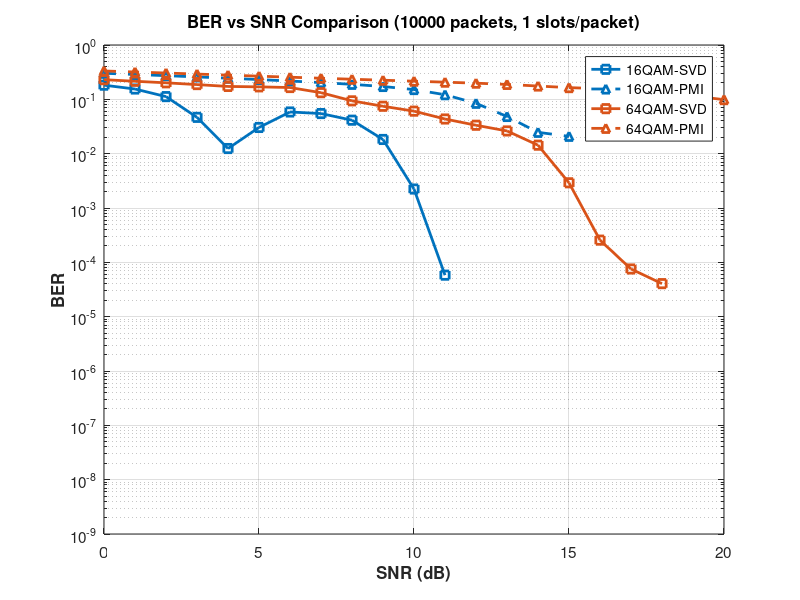

Write MATLAB code to recreate this figure.
% Extract data from simulation results

% 16QAM-SVD
SNRdB_16QAM_SVD = [0:15]';
BER_16QAM_SVD = [1.8219e-01; 1.5481e-01; 1.1224e-01; 4.6589e-02; 1.2434e-02; ...
    3.0359e-02; 5.8517e-02; 5.4749e-02; 4.1329e-02; 1.8254e-02; ...
    2.2342e-03; 5.8074e-05; 0.0000e+00; 0.0000e+00; 0.0000e+00; ...
    0.0000e+00];

% 16QAM-PMI
SNRdB_16QAM_PMI = [0:15]';
BER_16QAM_PMI = [3.0170e-01; 2.8705e-01; 2.7257e-01; 2.5862e-01; 2.4481e-01; ...
    2.3107e-01; 2.1735e-01; 2.0334e-01; 1.8892e-01; 1.7231e-01; ...
    1.5128e-01; 1.2159e-01; 8.4537e-02; 4.8328e-02; 2.4696e-02; ...
    2.0848e-02];

% 64QAM-SVD
SNRdB_64QAM_SVD = [0:20]';
BER_64QAM_SVD = [2.3004e-01; 2.1508e-01; 2.0142e-01; 1.8678e-01; 1.7269e-01; ...
    1.6970e-01; 1.6486e-01; 1.3255e-01; 9.3796e-02; 7.4574e-02; ...
    6.0606e-02; 4.3461e-02; 3.3353e-02; 2.6196e-02; 1.4329e-02; ...
    2.9099e-03; 2.5623e-04; 7.5416e-05; 4.0556e-05; 0.0000e+00; ...
    0.0000e+00];

% 64QAM-PMI
SNRdB_64QAM_PMI = [0:20]';
BER_64QAM_PMI = [3.3277e-01; 3.1878e-01; 3.0508e-01; 2.9184e-01; 2.7926e-01; ...
    2.6709e-01; 2.5551e-01; 2.4461e-01; 2.3455e-01; 2.2503e-01; ...
    2.1584e-01; 2.0701e-01; 1.9838e-01; 1.8821e-01; 1.7570e-01; ...
    1.6428e-01; 1.5709e-01; 1.4752e-01; 1.3246e-01; 1.1510e-01; ...
    9.8739e-02];

% Store in cell arrays
SNRdB_all = {SNRdB_16QAM_SVD, SNRdB_16QAM_PMI, SNRdB_64QAM_SVD, SNRdB_64QAM_PMI};
avgBER_all = {BER_16QAM_SVD, BER_16QAM_PMI, BER_64QAM_SVD, BER_64QAM_PMI};

% Configuration
ModOrderList = [16, 64];
pmiPrecodingList = [false, true]; % SVD, PMI
combinationLabels = {'16QAM-SVD', '16QAM-PMI', '64QAM-SVD', '64QAM-PMI'};
numIter = 10000;
noSlotsSim = 1;

% Plotting
numCombinations = length(ModOrderList) * length(pmiPrecodingList);
modColors = lines(length(ModOrderList));
lineStyles = {'-', '--'};
markers = {'s', '^'};
for combIdx = 1:numCombinations
    modIdx = ceil(combIdx / length(pmiPrecodingList));
    pmiIdx = mod(combIdx - 1, length(pmiPrecodingList)) + 1;
    semilogy(SNRdB_all{combIdx}, avgBER_all{combIdx}, ... 
        'LineWidth', 2, ...
        'LineStyle', lineStyles{pmiIdx}, ...
        'Marker', markers{pmiIdx}, ...
        'MarkerSize', 6, ...
        'Color', modColors(modIdx, :), ...
        'DisplayName', combinationLabels{combIdx});
    hold on;
end
grid on;
hold off;
xlabel('SNR (dB)', 'FontSize', 12, 'FontWeight', 'bold');
ylabel('BER', 'FontSize', 12, 'FontWeight', 'bold');
title(sprintf('BER vs SNR Comparison (%d packets, %d slots/packet)', numIter, noSlotsSim), ...
    'FontSize', 14, 'FontWeight', 'bold');
legend('Location', 'best', 'FontSize', 10);
set(gca, 'FontSize', 11);
ylim([1e-9 1e0]);
